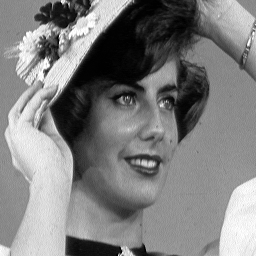
#> input picture Image_for_TeamSV/femme.png, 256 x 256 px
$ python bieu_dien_anh_so.py
#> lines starting #> are read from the running program, lines starting #| are printed output that depends on the picture
import cv2, matplotlib
import numpy as np
import matplotlib.pyplot as plt

iname = 'Image_for_TeamSV/femme.png'
#read image
img = cv2.imread(iname)
#> img is the input picture: shape (256, 256, 3); min 0, max 255, mean 127.2


resized = cv2.resize(img, (50, 200))
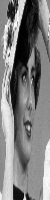
#> resized: shape (200, 50, 3); min 0, max 255, mean 127.1
cv2.imwrite("test.jpg", resized)

$ run again, with Image_for_TeamSV/bagues-bg.png copied over Image_for_TeamSV/femme.png
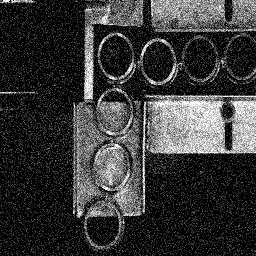
#> input picture Image_for_TeamSV/bagues-bg.png, 256 x 256 px
#> img is the input picture: shape (256, 256, 3); min 0, max 255, mean 56.4
#> `resized = cv2.resize(img, (50, 200))`:
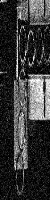
#> resized: shape (200, 50, 3); min 0, max 255, mean 55.8

$ run again, with Image_for_TeamSV/object-noise.png copied over Image_for_TeamSV/femme.png
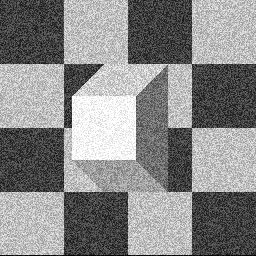
#> input picture Image_for_TeamSV/object-noise.png, 256 x 256 px
#> img is the input picture: shape (256, 256, 3); min 0, max 255, mean 136.9
#> `resized = cv2.resize(img, (50, 200))`:
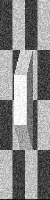
#> resized: shape (200, 50, 3); min 3, max 255, mean 137
